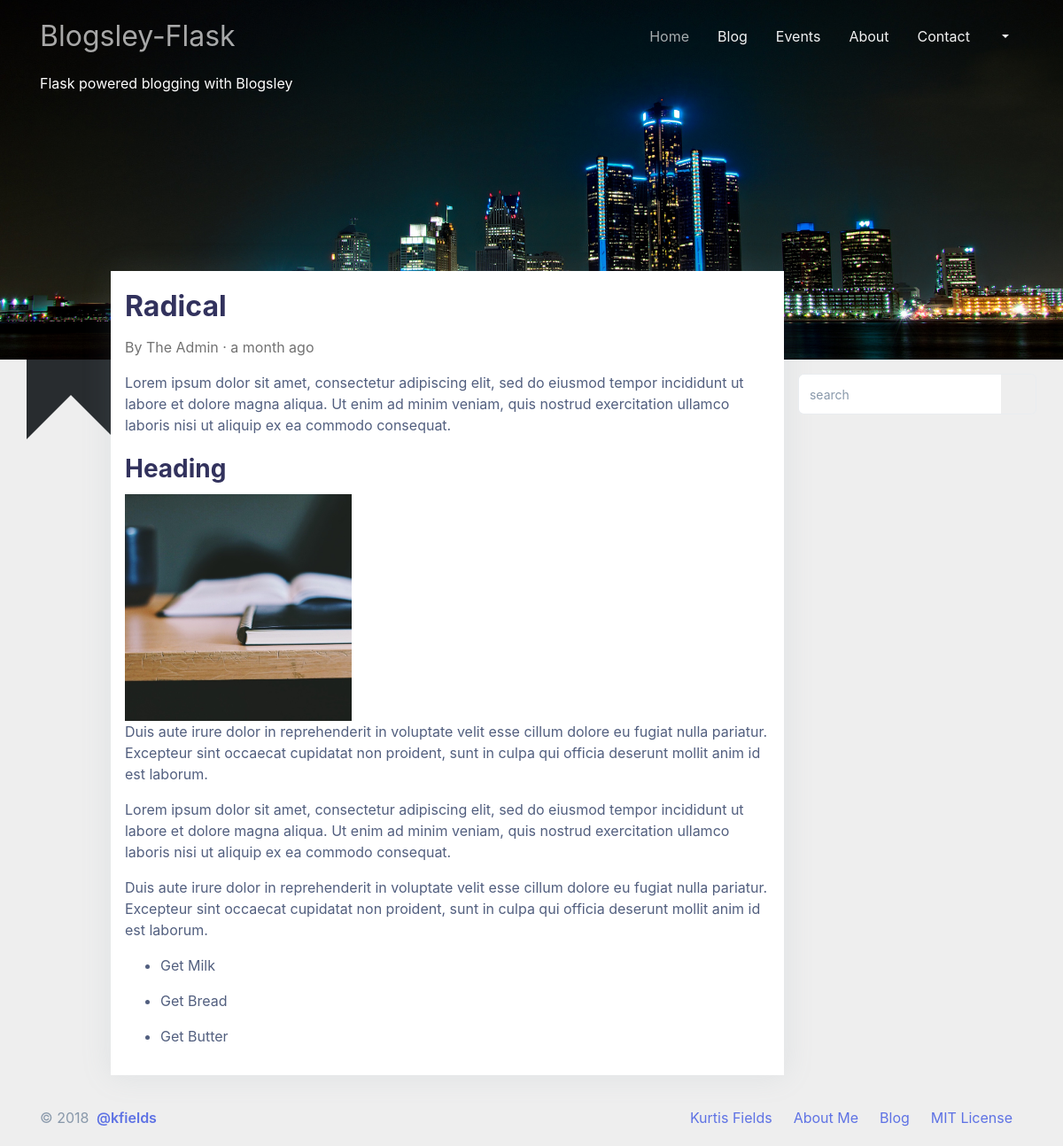
Screenshot of /posts/radical with the database file from the repository.
### blogsley/models/blog.py (models this page shows, shortened)
class Post(db.Model):
    id = db.Column(db.Integer, primary_key=True)
    status = db.Column(db.String(16))
    title = db.Column(db.String(256))
    slug = db.Column(db.String(256))
    model = db.Column(db.Text)
    cover = db.Column(db.String(256))
    body = db.Column(db.Text)
    timestamp = db.Column(db.DateTime, index=True, default=datetime.utcnow())
    owner_id = db.Column(db.Integer, db.ForeignKey('user.id'))
    def __setattr__(self, key, value):
        super(Post, self).__setattr__(key, value)
        if key == 'title':
            self.slug = slugify(self.title)

### blogsley/models/users.py (models this page shows, shortened)
class User(UserMixin, db.Model):
    id = db.Column(db.Integer, primary_key=True)
    username = db.Column(db.String(64), index=True, unique=True)
    first_name = db.Column(db.String(32))
    last_name = db.Column(db.String(32))
    email = db.Column(db.String(120), index=True, unique=True)
    password_hash = db.Column(db.String(128))
    role = db.Column(db.String(16))
    about_me = db.Column(db.String(140))
    posts = db.relationship('Post', backref='author', lazy='dynamic')
    @property
    def full_name(self):
        return self.first_name + ' ' + self.last_name

### blogsley/main/routes.py (the view)
@bp.route('/posts/<slug>')
def post(slug):
    post = Post.query.filter_by(slug=slug).first_or_404()
    return render_template('post.html', post=post)

### app.py (called while the page is built)
@app.template_filter('humanize')
def humanize(d):
  return arrow.get(d).humanize()

### blogsley/templates/post.html
{% extends "layouts/base.html" %}
{% block content %}
<div class="postcard-header">
    <div class="postcard-title">
        <h1 id="post{{ post.id }}">{{ post.title }}</h1>
    </div>
    <div class="postcard-intro">
        By
        <a href="{{ url_for('main.user', username=post.author.username) }}">
            {{ post.author.full_name }}
        </a>
        &middot;
        {{ post.timestamp|humanize }}
    </div>
</div>
{{ post.body|safe }}
{% endblock %}

### rows the page displays
Post: title "Radical", timestamp "a month ago", body "Lorem ipsum dolor sit amet, consectetur adipiscing elit, sed do eiusmod tempor incididunt ut labore et dolore magna aliqua. Ut enim ad minim veniam, quis nostrud exercitation ullamco laboris nisi ut aliquip ex ea commodo consequat. Heading Duis aute irure dolor in reprehenderit in voluptate velit esse cillum dolore eu fugiat nulla pariatur. Excepteur sint occaecat cupidatat non proident, sunt in culpa qui officia deserunt mollit anim id est laborum. Lorem ipsum dolor sit amet, consectetur adipiscing elit, sed do eiusmod tempor incididunt ut labore et dolore magna aliqua. Ut enim ad minim veniam, quis nostrud exercitation ullamco laboris nisi ut aliquip ex ea commodo consequat. Duis aute…", body (picture)
User: author.full_name "The Admin"
